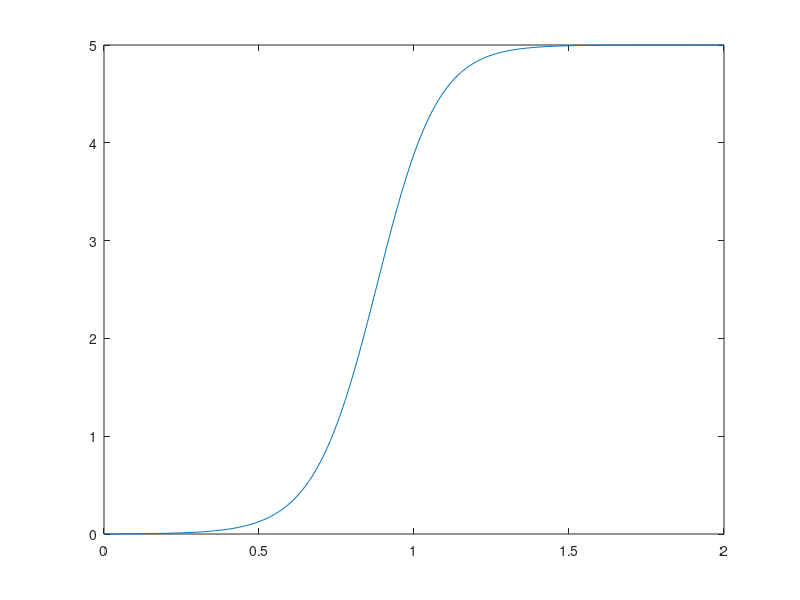

This figure's MATLAB source:
function logisticgrowth(alpha, beta, x0, tStep, tMax)
    if nargin==0
        alpha   = 10;
        beta    = 2;
        x0      = 0.001;
        tStep   = 0.01;
        tMax    = 2;
    end
    
    xProgress = zeros(tMax/tStep+1,1);
    x = x0;
    idx = 1;
    
    for t=0:tStep:tMax
        x_ = alpha * x - beta * x * x;
        % Euler:
        x = x + x_ * tStep;
        xProgress(idx) = x;
        idx = idx+1;
    end

    plot(0:tStep:tMax, xProgress);
end